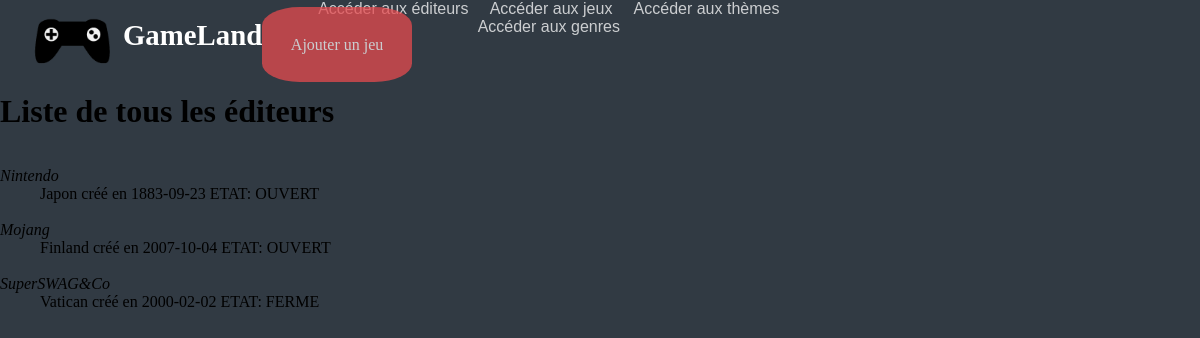
Screenshot of /listeEditeur.php with the database file from the repository.
### tables this page shows
CREATE TABLE EDITEUR (
  IDE INT AUTO_INCREMENT PRIMARY KEY,
  NOME VARCHAR(100) DEFAULT NULL,
  SIEGESOCIETE VARCHAR(100) DEFAULT NULL,
  DATECREATION DATE DEFAULT NULL,
  ETAT VARCHAR(100) DEFAULT NULL,
  DESCE TEXT
);

### listeEditeur.php (the view, shortened to what this page needs)
<html>
  <head>
    <link rel="stylesheet" type="text/css" href="index.css">
  </head>
  <body>
    <header>
      <div id="leftside">
        <img src="image/logo.png">
        <h1>GameLand<h1>
      </div>
      <div id="rightside">
        <div id="liens">
          <a id="lien" href="listeEditeur.php">Accéder aux éditeurs</a>
          <a id="lien" href="listeJeu.php">Accéder aux jeux</a>
          <a id="lien" href="listeTheme.php">Accéder aux thèmes</a>
          <a id="lien" href="listeGenre.php">Accéder aux genres</a>
        </div>
        <a id="ajouter" href="ajouterJeu.php">Ajouter un jeu</a>
      </div>
    </header>
    <h1>
      Liste de tous les éditeurs
    </h1>
    <?php
    $dsn="mysql:dbname=".BASE.";host=".SERVER;
    try{
      $connexion=new PDO($dsn,USER,PASSWD);
    }
    catch(PDOException $e){
      printf("Échec de la connexion : %s\n", $e->getMessage());
      exit();
    }
    $sql="SELECT * from EDITEUR";
    if(!$connexion->query($sql)) echo "Pb d'accès à la liste";
    else{
      ?>
      <dl>
        <?php
        foreach ($connexion->query($sql) as $row)
        echo "<dt style='font-style:italic'>".$row['NOME']."</dt><dd>".$row['SIEGESOCIETE']." créé en ".$row['DATECREATION']." ETAT: ".$row['ETAT']."</dd></dt>\n<br>";
      ?>
      </dl>
    <?php } ?>
  </body>
</html>

### index.css (style rules this page uses)
a { opacity: 0.75; transition: 0.3s; }
html { height: 100%; }
body { padding:0%; margin:0%; background-color: #313a43; display: flex; flex-direction: column; min-height: 100%; }
header { background-color: #313a43; display: flex; }
header #leftside { align-items: flex-start; white-space: nowrap; margin-left: 2%; }
header img { vertical-align: middle; height: 5vw; width: auto; }
header h1 { display: inline-block; color: #FFFFFF; font-family: "URW Chancery L"; font-size: 180%; }
header #liens { margin: auto; flex: 1; align-items: center; text-align: center; }
header #lien { color: #FFFFFF; text-decoration: none; font-size: 100%; font-family: sans-serif; text-align: left; margin: 1.5%; white-space: nowrap; }
header #ajouter { text-decoration: none; border-radius: 25%; padding: 5%; background-color: #e54a4e; color: #FFFFFF; white-space: nowrap; }

### rows the page displays
editeur: NOME "Nintendo", SIEGESOCIETE "Japon", DATECREATION "1883-09-23", ETAT "OUVERT"
editeur: NOME "Mojang", SIEGESOCIETE "Finland", DATECREATION "2007-10-04", ETAT "OUVERT"
editeur: NOME "SuperSWAG&Co", SIEGESOCIETE "Vatican", DATECREATION "2000-02-02", ETAT "FERME"
